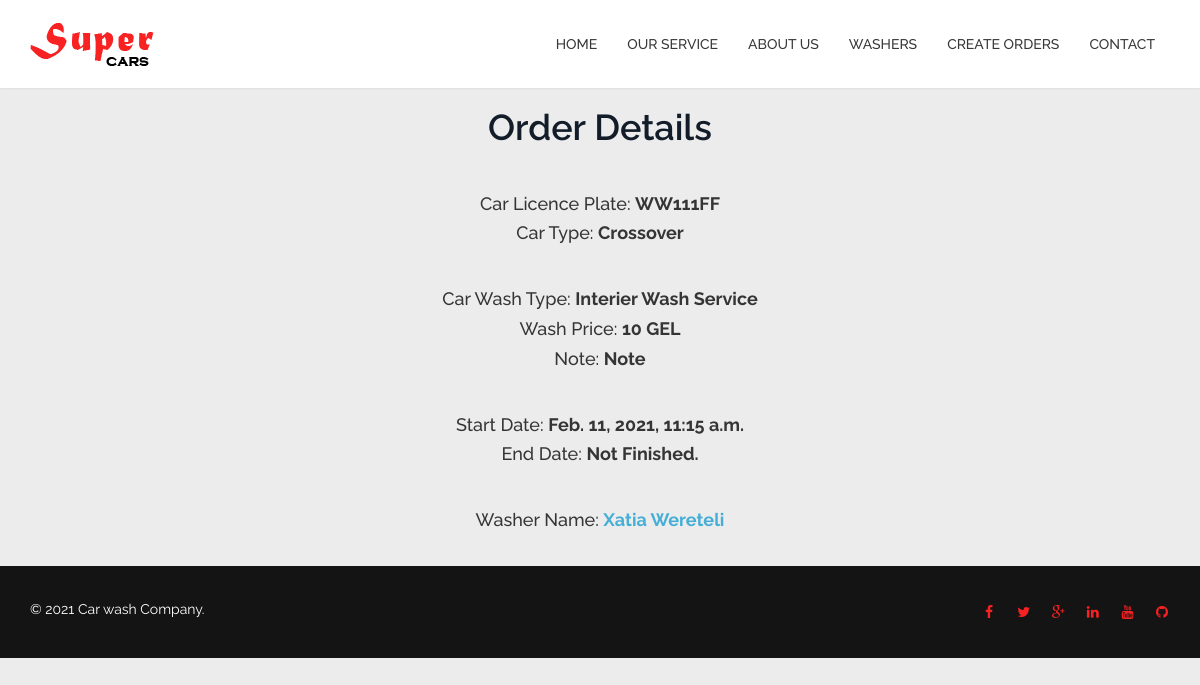
Page /11/order/ on the earlier database version.
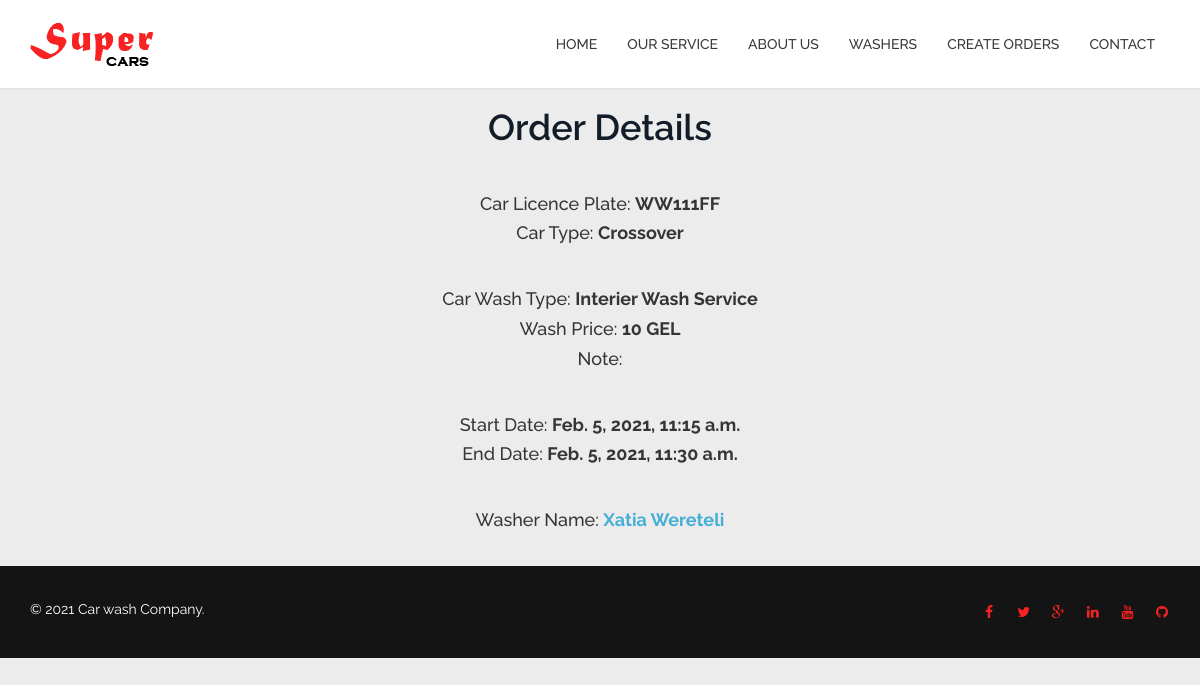
Same page on the later database version.
### serviceapp/models.py (models this page shows, shortened)
class Order(models.Model):
    car = models.ForeignKey(
        to='serviceapp.Car',
        on_delete=models.CASCADE,
        related_name='order')
    booth = models.ForeignKey(to='serviceapp.Booth', on_delete=models.PROTECT, related_name='order')
    start_date = models.DateTimeField(verbose_name=_('Scheduled time'))
    end_date = models.DateTimeField(verbose_name=_('End time'), null=True, blank=True)
    wash_type = models.ForeignKey(
        to='serviceapp.WashType',
        related_name='orders',
        on_delete=models.PROTECT,
    )
    note = models.TextField(null=True, blank=True, verbose_name=_('Note'))
    coupon = models.ForeignKey(
        to='serviceapp.Coupon', related_name='orders',
        on_delete=models.PROTECT,
        null=True, blank=True,
    )
    employee = models.ForeignKey(
        to='user.User',
        on_delete=models.SET_NULL,
        null=True,
        related_name='order')
    price = models.IntegerField()
    created_date = models.DateTimeField(auto_now_add=True)
    class Meta:
        verbose_name = _('Order')
        verbose_name_plural = _('Orders')

class Car(models.Model):
    licence_plate = models.CharField(max_length=20)
    car_type = models.ForeignKey(
        to='serviceapp.CarType',
        on_delete=models.SET_NULL,
        null=True,
        related_name='cars')
    class Meta:
        verbose_name = _('Car')
        verbose_name_plural = _('Cars')

class CarType(models.Model):
    name = models.CharField(max_length=45, verbose_name=_('Car Type'), unique=True)
    price = models.DecimalField(max_digits=4, decimal_places=2)
    def __str__(self):
        return self.name
    class Meta:
        db_table = 'car_type'

class WashType(models.Model):
    name = models.CharField(max_length=45, verbose_name=_('Car Type'), unique=True)
    percentage = models.IntegerField(verbose_name=_("Percentage of base price"), default=100)
    def __str__(self):
        return self.name

### user/models.py (models this page shows, shortened)
class User(AbstractUser):
    username = None
    email = models.EmailField(_('email address'), unique=True)
    birthdate = models.DateField(verbose_name=_('Birth Date'), )
    image = models.ImageField(verbose_name=_("Image"), upload_to='profiles')
    salary = models.DecimalField(max_digits=8, decimal_places=2, verbose_name=_('Salary'), help_text='in Lari')
    share = models.DecimalField(max_digits=8, decimal_places=2, verbose_name=_('Share per wash'), help_text='%')
    phone_number = models.CharField(max_length=50, verbose_name=_('Phone Number'))
    hire_date = models.DateField()
    status = models.PositiveSmallIntegerField(choices=Status.choices)
    objects = UserManager()
    USERNAME_FIELD = 'email'
    REQUIRED_FIELDS = []
    def __str__(self):
        return self.get_full_name()
    class Meta:
        verbose_name = _('Employee')
        verbose_name_plural = _('Employees')

### serviceapp/views.py (the view)
# urls.py: path('<int:pk>/order/', order_detail, name='order_detail')
def order_detail(request: WSGIRequest, pk: int) -> HttpResponse:
    order = get_object_or_404(Order, pk=pk)
    return render(request, template_name='pages/order_details.html', context={
        'order': order
    })

### templates/pages/order_details.html (shortened to what this page needs)
{% extends 'layout.html' %}
{% load static %}
{% block content %}
    <div class="container">
        <h1 class="section-title text-center wow fadeInDown">Order Details</h1>
        <br>
        <p class="h4 text-center">Car Licence Plate: <b>{{ order.car.licence_plate }}</b></p>
        <p class="h4 text-center">Car Type: <b>{{ order.car.car_type }}</b></p>
        <br>
        <p class="h4 text-center">Car Wash Type: <b>{{ order.wash_type }}</b></p>
        <p class="h4 text-center">Wash Price: <b>{{ order.price }} GEL</b></p>
        <p class="h4 text-center">Note: <b>{{ order.note }} </b></p>
        <br>
        <p class="h4 text-center">Start Date: <b>{{ order.start_date }} </b></p>
        <p class="h4 text-center">End Date: <b>{{ order.end_date|default:'Not Finished.' }} </b></p>
        <br>
        <p class="h4 text-center">Washer Name: <a
                href="{% url 'wash:washer_detail' order.employee.id %}"><b>{{ order.employee }} </b></a></p>
        <br>
    </div>
{% endblock %}

Differences in the rows shown:
changed Order "WW111FF": start_date "Feb. 11, 2021, 11:15 a.m." → "Feb. 5, 2021, 11:15 a.m."; end_date "Not Finished." → "Feb. 5, 2021, 11:30 a.m."; note "Note" → (not shown)
